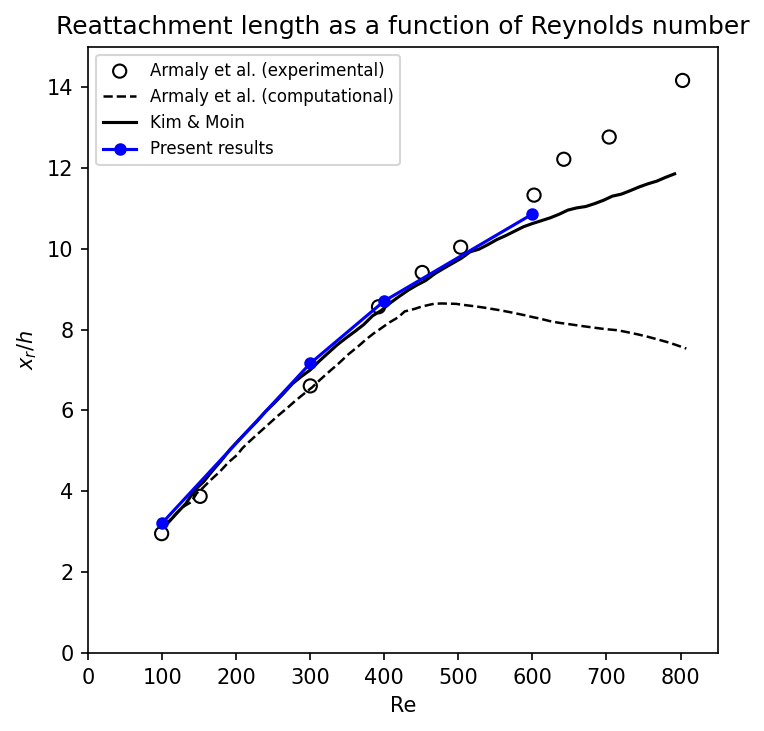

Recreate this plot in Python.
import numpy as np
import matplotlib.pyplot as plt
import os, re

# --- Load user's computed data from results directories ---
results_dir = os.path.dirname(os.path.abspath(__file__))
user_re, user_xr = [], []

for folder in sorted(os.listdir(results_dir)):
    path = os.path.join(results_dir, folder)
    if not os.path.isdir(path):
        continue
    for fname in os.listdir(path):
        if fname.startswith('reattachment') and fname.endswith('.txt'):
            with open(os.path.join(path, fname)) as f:
                lines = f.readlines()
            # Parse Re_code from first line e.g. "Re=150, grid=601x41"
            m_re = re.search(r'Re=(\d+)', lines[0])
            # Parse x_r/h from second line
            m_xr = re.search(r'x_r/h\s*=\s*([\d.]+)', lines[1])
            if m_re and m_xr:
                re_code = int(m_re.group(1))
                xr = float(m_xr.group(1))
                re_armaly = 2 * re_code   # Re_armaly = 2 * Re_code
                user_re.append(re_armaly)
                user_xr.append(xr)

user_re, user_xr = zip(*sorted(zip(user_re, user_xr)))
print('User data (Re_armaly, x_r/h):')
for r, x in zip(user_re, user_xr):
    print(f'  Re={r}, x_r/h={x:.4f}')

# --- Reference data ---
# Armaly et al. 2D computation (dashed) — from digitised CSV
armaly_2d_data = np.loadtxt(os.path.join(results_dir, 'armaly_computation.csv'), delimiter=',')
armaly_2d_data = armaly_2d_data[armaly_2d_data[:, 0].argsort()]
armaly_2d_re, armaly_2d_xr = armaly_2d_data[:, 0], armaly_2d_data[:, 1]

# Kim & Moin computed results (from digitised CSV)
km_data = np.loadtxt(os.path.join(results_dir, 'kim_moin_results.csv'), delimiter=',')
km_re, km_xr = km_data[:, 0], km_data[:, 1]

# Armaly experimental data (circles)
armaly_num_data = np.loadtxt(os.path.join(results_dir, 'armaly_experimental.csv'), delimiter=',')
armaly_num_re, armaly_num_xr = armaly_num_data[:, 0], armaly_num_data[:, 1]

# --- Plot ---
fig, ax = plt.subplots(figsize=(5, 5))


ax.scatter(armaly_num_re, armaly_num_xr, marker='o', s=40, facecolors='none',
           edgecolors='k', linewidths=1.0, label='Armaly et al. (experimental)')
ax.plot(armaly_2d_re, armaly_2d_xr, 'k--', linewidth=1.2, label='Armaly et al. (computational)')
ax.plot(km_re, km_xr, 'k-', linewidth=1.5, label='Kim & Moin')
ax.plot(user_re, user_xr, 'b-o', linewidth=1.5, markersize=5, label='Present results')


ax.set_xlabel('Re')
ax.set_ylabel(r'$x_r/h$')
ax.set_xlim(0, 850)
ax.set_ylim(0, 15)
ax.legend(fontsize=8, loc='upper left')
ax.set_title('Reattachment length as a function of Reynolds number')

plt.tight_layout()
plt.savefig('figure9.png', dpi=150, bbox_inches='tight')
plt.show()
print('Saved figure9.png')
